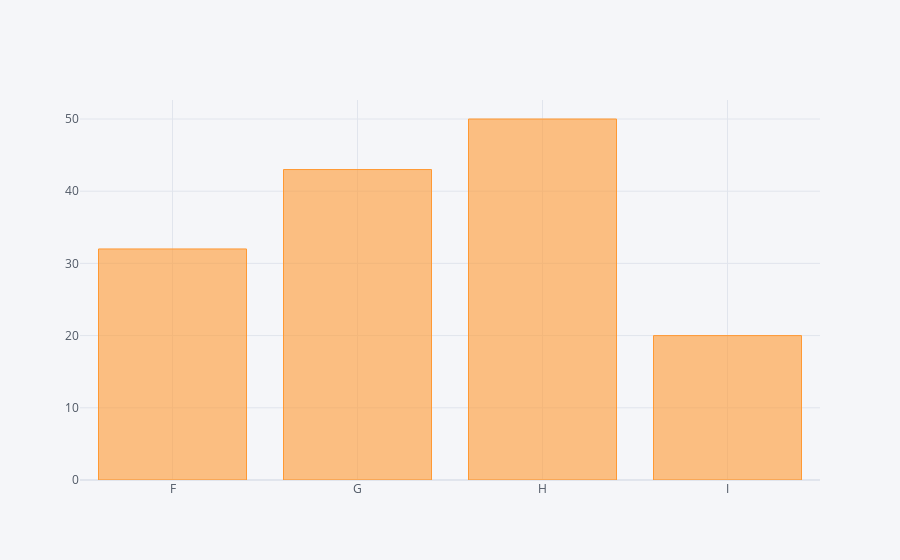

The notebook cell saved with this chart:
### Code cell
df2.iplot(kind='bar',x='Category',y='Numbers')

### Figure 1 — Plotly figure (JSON) as saved in the notebook; plotly's stock layout.template omitted (floating-point values rounded to 4 significant figures)
{"data": [{"marker": {"color": "rgba(255, 153, 51, 0.6)", "line": {"color": "rgba(255, 153, 51, 1.0)", "width": 1}}, "name": "Numbers", "orientation": "v", "text": "", "type": "bar", "x": ["F", "G", "H", "I"], "y": [32, 43, 50, 20]}], "layout": {"legend": {"bgcolor": "#F5F6F9", "font": {"color": "#4D5663"}}, "paper_bgcolor": "#F5F6F9", "plot_bgcolor": "#F5F6F9", "title": {"font": {"color": "#4D5663"}}, "xaxis": {"gridcolor": "#E1E5ED", "showgrid": true, "tickfont": {"color": "#4D5663"}, "title": {"font": {"color": "#4D5663"}, "text": ""}, "zerolinecolor": "#E1E5ED"}, "yaxis": {"gridcolor": "#E1E5ED", "showgrid": true, "tickfont": {"color": "#4D5663"}, "title": {"font": {"color": "#4D5663"}, "text": ""}, "zerolinecolor": "#E1E5ED"}}}
